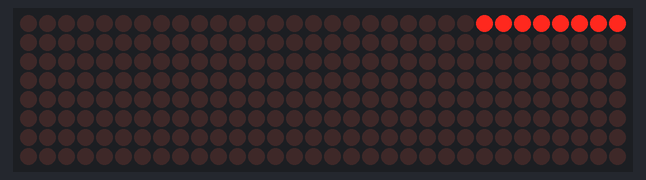
The sketch below on a simulated Arduino Uno, built with avr-gcc and run on an emulated ATmega328P. Parts: 32×8 LED matrix.

Above: at 0.76 s.

The sketch:

metrix_14.ino
```cpp
#include "LedControl.h"

const int DIN=7;
const int CS=8;
const int CLK=9;
const int MATRIX=4;

LedControl dot_matrix = LedControl(DIN,CS,CLK, MATRIX);

void dot_metrix_init(int matrix) {
  for(int i=0; i<matrix; i++) {
    dot_matrix.shutdown(i,false);
    dot_matrix.setIntensity(i,0);
    dot_matrix.clearDisplay(i);
  }
}

void setup() {
  dot_metrix_init(MATRIX);

}

void loop() {

int n = 0 ;
int line = 0;

int led = 0;

for (int i=1; led<255; led*=2){
  led |= i;
  dot_matrix.setRow(n,line,led);
  delay(100);
}

}
```
